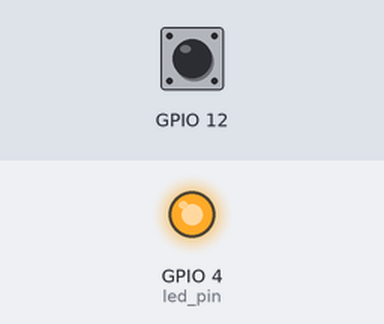
A sketch run on a simulated ESP32. Shown: output pins drawn as LEDs (lit = HIGH). The test bench sets the inputs (shaded band); at power-on: GPIO 12 HIGH. What the sketch prints to the serial monitor is not drawn. At 1.0 s the program puts the board to deep sleep or switches it off; the recording ends there.

Above: at 0.1 s.
Timing chart, 0 to 1.0 s (numbered marks = the images above):
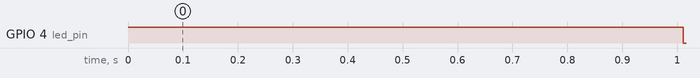

The sketch:

touch_wakeUp.ino
```cpp
//Define touch sensitivity. Greater the value, more the sensitivity.
//https://www.instructables.com/id/IOT-Made-Simple-Playing-With-the-ESP32-on-Arduino-/
// vezi si https://lastminuteengineers.com/esp32-deep-sleep-wakeup-sources/
//https://components101.com/microcontrollers/esp32-devkitc
//
//Remark: la rulare:
//apasa EN button daca la connecting apare .....-----.....-----
//pt ca s-ar putea sa fie in sleepeng status...
//
#define Threshold 50

RTC_DATA_ATTR int bootCount = 0;//e salvat in memoria RTC ca sa nu dispara pe perioada de sleep
RTC_DATA_ATTR int led_pin = 4;   //led rosu

//pot fi si alte date salvate in memoria RTC - ex:
RTC_DATA_ATTR char* net_SSID="UPC1341388";
RTC_DATA_ATTR char* net_Password="WACEYGCG";

touch_pad_t touchPin;

void callback(){
  //placeholder callback function //nu lucreaza
  Serial.println("---callback");
  int touch_value = touchRead(T5);
  Serial.println("-~-Touch value=" + String(touch_value));  // get value using T5
  Serial.flush();
}

void setup(){
  Serial.begin(115200);
  pinMode(led_pin, OUTPUT);
  digitalWrite (led_pin, HIGH); //led stay light until go to sleeping for 1 second .:)
  delay(1000);

  //Increment boot number and print it every reboot
  ++bootCount;
  Serial.println("---------------");
  Serial.println("* Boot number: #" + String(bootCount));
  Serial.println("* Network SSID: " + String(net_SSID));
  Serial.println("* Network PSW:  " + String(net_Password));

  //Print the wakeup reason for ESP32 and touchpad too
  print_wakeup_reason();
  print_wakeup_touchpad();

  //https://randomnerdtutorials.com/esp32-pinout-reference-gpios/
  //Setup interrupt on Touch Pad 5 -GPIO12- ESP32 Pin IO12(Touch 5=T5)-Pinnumber 18
  touchAttachInterrupt(T5, callback, Threshold);  //firul orange care are capatul in aer

  Serial.println("-will go to sleep for now");
  //Configure Touchpad as wakeup source
  esp_sleep_enable_touchpad_wakeup();

  //Go to sleep now- nu mergea fara pauza asta pt ca nu avea flush
  //Serial.println("-over 1 second go to sleep for now ");
  //delay(1000);
  digitalWrite (led_pin, LOW);   //light is now off because go to sleeping
  Serial.println("--now sleeping...");
  Serial.println("--touch orange free feed to wakeup!--");
  Serial.flush();
  esp_deep_sleep_start();
}

void loop(){}

//Function that prints the reason by which ESP32 has been awaken from sleep
void print_wakeup_reason(){
  esp_sleep_wakeup_cause_t wakeup_reason;
  wakeup_reason = esp_sleep_get_wakeup_cause();
  switch(wakeup_reason)  {
    case 1  : Serial.println("R1.Wakeup caused by external signal using RTC_IO"); break;
    case 2  : Serial.println("R2.Wakeup caused by external signal using RTC_CNTL"); break;
    case 3  : Serial.println("R3.Wakeup caused by timer"); break;
    case 4  : Serial.println("R4.Wakeup caused by touchpad"); break;
    case 5  : Serial.println("R5.Wakeup caused by ULP program"); break;
    default : Serial.println("Rdefault-Wakeup was not caused by deep sleep"); break;
  }
}


//Function that prints the touchpad by which ESP32 has been awaken from sleep
void print_wakeup_touchpad(){
  touch_pad_t pin;
  touchPin = esp_sleep_get_touchpad_wakeup_status();
  switch(touchPin)  {
    case 0  : Serial.println("T0.Touch detected on GPIO 4"); break;
    case 1  : Serial.println("T1.Touch detected on GPIO 0"); break;
    case 2  : Serial.println("T2.Touch detected on GPIO 2"); break;
    case 3  : Serial.println("T3.Touch detected on GPIO 15"); break;
    case 4  : Serial.println("T4.Touch detected on GPIO 13"); break;
    case 5  : Serial.println("~T5.Touch detected on GPIO 12"); break;
    case 6  : Serial.println("T6.Touch detected on GPIO 14"); break;
    case 7  : Serial.println("T7.Touch detected on GPIO 27"); break;
    case 8  : Serial.println("T8.Touch detected on GPIO 33"); break;
    case 9  : Serial.println("T9.Touch detected on GPIO 32"); break;
    default : Serial.println("Tdefault.Wakeup not by touchpad"); break;
  }
  Serial.flush();
}
```

Measured:
- by itself, GPIO 4 (led_pin): LOW → HIGH at 0.00 s, → LOW 1.0 s later
